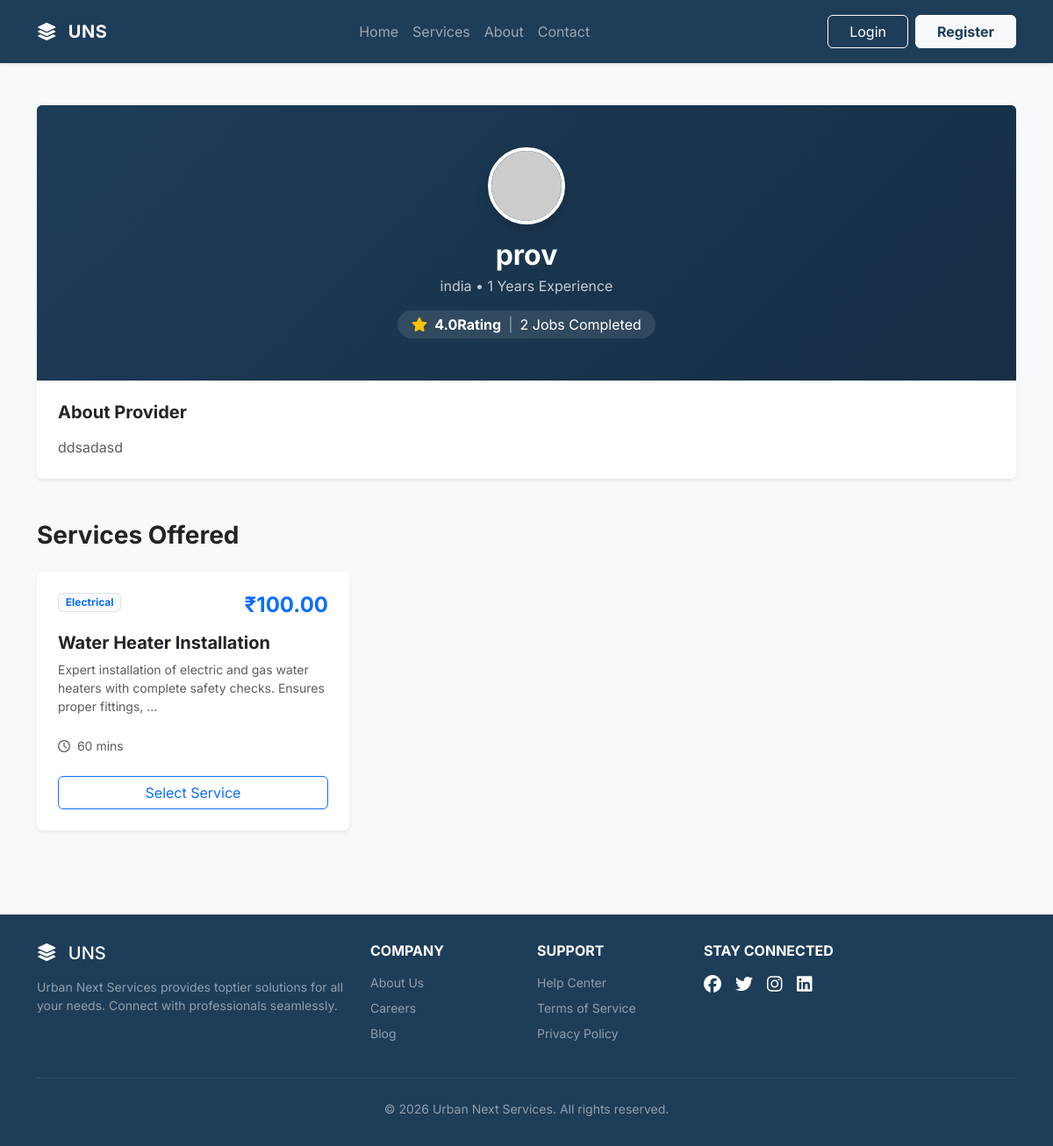
Page /services/provider/1/ on the committed database.
### accounts/models.py (models this page shows, shortened)
class ProviderProfile(models.Model):
    user = models.OneToOneField(User, on_delete=models.CASCADE)
    profile_picture = models.ImageField(upload_to="profile_pictures/", null=True, blank=True)
    experience_years = models.IntegerField(default=0)
    bio = models.TextField(blank=True)
    service_radius_km = models.IntegerField(default=10)
    is_available = models.BooleanField(default=True)
    is_approved = models.BooleanField(default=False)
    rating = models.FloatField(default=0)
    total_jobs = models.IntegerField(default=0)
    created_at = models.DateTimeField(auto_now_add=True)

class User(models.Model):
    ROLE_CHOICES = (
        ('CUSTOMER', 'Customer'),
        ('PROVIDER', 'Provider'),
    )
    username = models.CharField(max_length=120)
    email = models.EmailField(unique=True)
    password = models.CharField(max_length=255)  # store hashed password
    phone = models.IntegerField()
    role = models.CharField(max_length=20, choices=ROLE_CHOICES, default='CUSTOMER')
    first_name = models.CharField(max_length=100, blank=True, null=True)
    last_name = models.CharField(max_length=100, blank=True, null=True)
    city = models.CharField(max_length=100, blank=True, null=True)
    address = models.TextField(blank=True, null=True)
    is_active = models.BooleanField(default=True)
    is_verified = models.BooleanField(default=False)
    created_at = models.DateTimeField(auto_now_add=True)

### services/models.py (models this page shows, shortened)
class ProviderService(models.Model):
    provider = models.ForeignKey(ProviderProfile, on_delete=models.CASCADE, related_name="services")
    service = models.ForeignKey(Service, on_delete=models.CASCADE, related_name="provider_services")
    custom_price = models.DecimalField(max_digits=8, decimal_places=2)
    is_active = models.BooleanField(default=True)

class Service(models.Model):
    category = models.ForeignKey(ServiceType, on_delete=models.CASCADE, related_name="services")
    image = models.ImageField(upload_to="service_images/", null=True, blank=True)
    icon = models.ImageField(upload_to="service_icons/", null=True, blank=True)
    name = models.CharField(max_length=150)
    description = models.TextField()
    base_price = models.DecimalField(max_digits=8, decimal_places=2)
    estimated_duration_minutes = models.IntegerField()
    is_active = models.BooleanField(default=True)

class ServiceType(models.Model):
    name = models.CharField(max_length=100)
    icon = models.ImageField(upload_to="category_icons/", null=True, blank=True)
    description = models.TextField(blank=True)
    is_active = models.BooleanField(default=True)

### services/views.py (the view)
# urls.py: path('provider/<int:provider_id>/', views.service_by_provider, name='service_by_provider'),
def service_by_provider(request, provider_id):
    provider = get_object_or_404(ProviderProfile, id=provider_id)
    provider_services = ProviderService.objects.filter(provider=provider, is_active=True)
    return render(request, 'services/service_by_provider.html', {
        'provider': provider,
        'provider_services': provider_services
    })

### services/templates/services/service_by_provider.html
{% extends 'base.html' %}
{% load static %}
{% block content %}
<section class="py-5 bg-light">
    <div class="container">
        <div class="card border-0 shadow-sm mb-5 overflow-hidden">
            <div class="card-body p-0">
                <div class="bg-primary p-5 text-center text-white" style="background: linear-gradient(135deg, #1e3d59 0%, #162e44 100%);">
                    <img src="https://ui-avatars.com/api/?name={{ provider.user.username }}&background=random&size=128" class="rounded-circle border border-4 border-white shadow mb-3" alt="{{ provider.user.username }}">
                    <h2 class="fw-bold mb-1">{{ provider.user.username }}</h2>
                    <p class="opacity-75 mb-3">{{ provider.user.city }} • {{ provider.experience_years }} Years Experience</p>
                    <div class="d-inline-flex align-items-center bg-white bg-opacity-10 px-3 py-1 rounded-pill">
                        <i class="fa-solid fa-star text-warning me-2"></i>
                        <span class="fw-bold">{{ provider.rating }}Rating</span>
                        <span class="mx-2 opacity-50">|</span>
                        <span>{{ provider.total_jobs }} Jobs Completed</span>
                    </div>
                </div>
                <div class="p-4">
                    <h5 class="fw-bold mb-3">About Provider</h5>
                    <p class="text-muted mb-0">{{ provider.bio }}</p>
                </div>
            </div>
        </div>
        <h3 class="fw-bold mb-4">Services Offered</h3>
        <div class="row g-4">
            {% if provider_services %}
                {% for ps in provider_services %}
                <div class="col-md-6 col-lg-4">
                    <div class="card h-100 border-0 shadow-sm hover-card">
                        <div class="card-body p-4">
                            <div class="d-flex justify-content-between align-items-start mb-3">
                                <span class="badge bg-light text-primary border">{{ ps.service.category.name }}</span>
                                <h4 class="fw-bold text-primary mb-0">₹{{ ps.custom_price }}</h4>
                            </div>
                            <h5 class="fw-bold mb-2">{{ ps.service.name }}</h5>
                            <p class="text-muted small mb-4">{{ ps.service.description|truncatewords:15 }}</p>
                            <div class="d-flex align-items-center justify-content-between text-muted small mb-4">
                                <span><i class="fa-regular fa-clock me-1"></i> {{ ps.service.estimated_duration_minutes }} mins</span>
                            </div>
                            <div class="d-grid mt-auto">
                                <button class="btn btn-outline-primary">Select Service</button>
                            </div>
                        </div>
                    </div>
                </div>
                {% endfor %}
            {% else %}
                <div class="col-12">
                    <p class="text-muted">This provider has not listed any services yet.</p>
                </div>
            {% endif %}
        </div>
    </div>
</section>
{% endblock %}

### static/css/style.css (style rules this page uses)
:root { --primary-color: #1e3d59; --secondary-color: #ff6e40; --light-bg: #f8f9fa; --dark-bg: #111; }
body { font-family: 'Inter', sans-serif; }
.hover-card { transition: transform 0.3s ease, box-shadow 0.3s ease; }

### templates/base.html (style rules this page uses)
body { font-family: 'Inter', sans-serif; display: flex; flex-direction: column; min-height: 100vh; background-color: #f8f9fa; }
.nav-link, .btn { transition: all 0.2s ease-in-out; }

### rows in the picture
ProviderProfile: user.username "prov", user.city "india", experience_years "1", rating "4.0", total_jobs "2", bio "ddsadasd"
ProviderService: service.category.name "Electrical", custom_price "100.00", service.name "Water Heater Installation", service.description "Expert installation of electric and gas water heaters with complete safety checks. Ensures proper fittings, …", service.estimated_duration_minutes "60"
